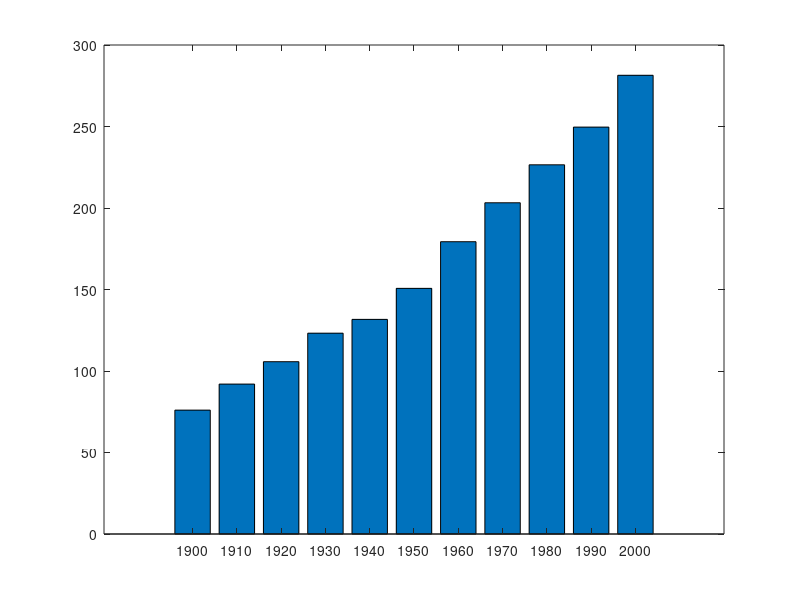

Recreate this plot in MATLAB. (Note: this script raises an error after producing the figure.)

x = 1900:10:2000;
y = [75.995,91.972,105.711,123.203,131.669,...
     150.697,179.323,203.212,226.505,249.633,281.422];

fig = figure;
bar(x,y);

% PLOTLY 
response = fig2plotly(fig,'name','matlab_basic_bar');
plotly_url = response.url;
